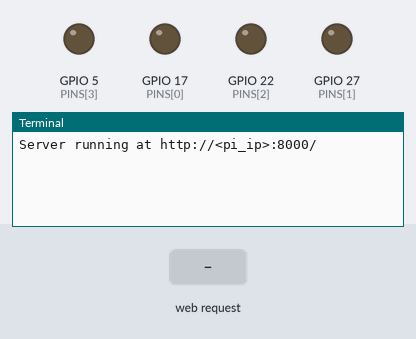
The program below on a simulated Raspberry Pi (BCM pin numbers). Shown: output pins drawn as LEDs (lit = HIGH), the last lines printed to the terminal. The inputs (shaded band) are chosen by the test bench.

Above: at 1.2 s.
1.3 s: HTTP request for /gpio received
At 1.7 s:
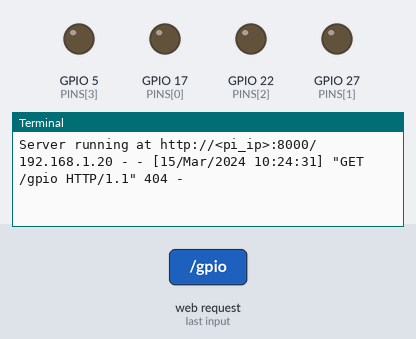
2.8 s: HTTP request for / received
At 4.0 s:
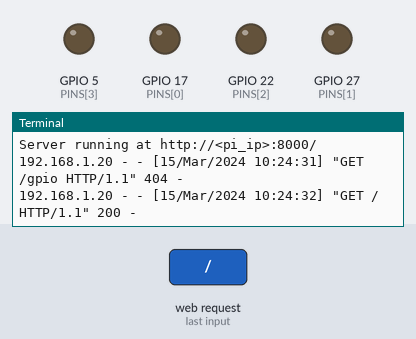
4.3 s: HTTP request for /index.html received
At 5.2 s:
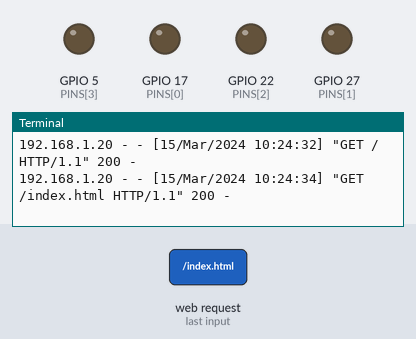

Measured:
- after the input at 1.3 s, the terminal: prints a new line at once (image 1)
- after the input at 2.8 s, the terminal: prints a new line at once (image 2)
- after the input at 4.3 s, the terminal: prints a new line at once (image 3)

The program:

server.py
```python
from http.server import BaseHTTPRequestHandler, HTTPServer
import RPi.GPIO as GPIO
from urllib.parse import urlparse, parse_qs

# List of GPIO pins to control
PINS = [17, 27, 22, 5]

# GPIO setup
GPIO.setmode(GPIO.BCM)
for pin in PINS:
    GPIO.setup(pin, GPIO.OUT)
    GPIO.output(pin, GPIO.LOW)

class Handler(BaseHTTPRequestHandler):
    def do_GET(self):
        parsed = urlparse(self.path)
        query = parse_qs(parsed.query)

        if parsed.path == "/gpio" and "pin" in query and "state" in query:
            try:
                pin = int(query["pin"][0])
                state = query["state"][0]
                if pin in PINS:
                    GPIO.output(pin, GPIO.HIGH if state == "on" else GPIO.LOW)
                    self.send_response(204)
                    self.end_headers()
                    return
            except:
                pass
            self.send_error(400, "Bad Request")
        elif parsed.path == "/" or parsed.path == "/index.html":
            try:
                with open("index.html", "rb") as file:
                    self.send_response(200)
                    self.send_header("Content-type", "text/html")
                    self.end_headers()
                    self.wfile.write(file.read())
            except FileNotFoundError:
                self.send_error(404, "index.html not found")
        else:
            self.send_error(404)

# Start server
if __name__ == "__main__":
    try:
        server = HTTPServer(('', 8000), Handler)
        print("Server running at http://<pi_ip>:8000/")
        server.serve_forever()
    except KeyboardInterrupt:
        print("Shutting down server")
    finally:
        GPIO.cleanup()
```
